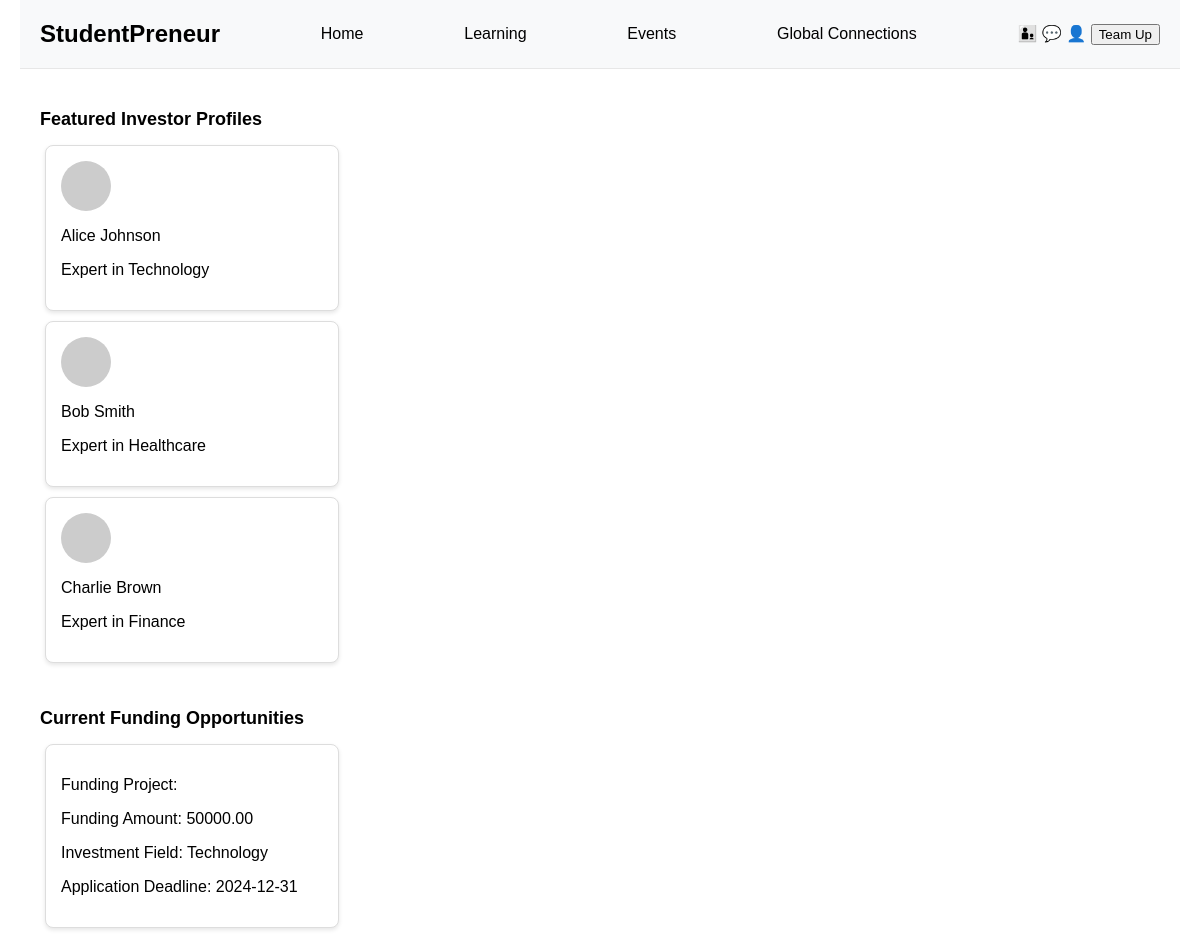
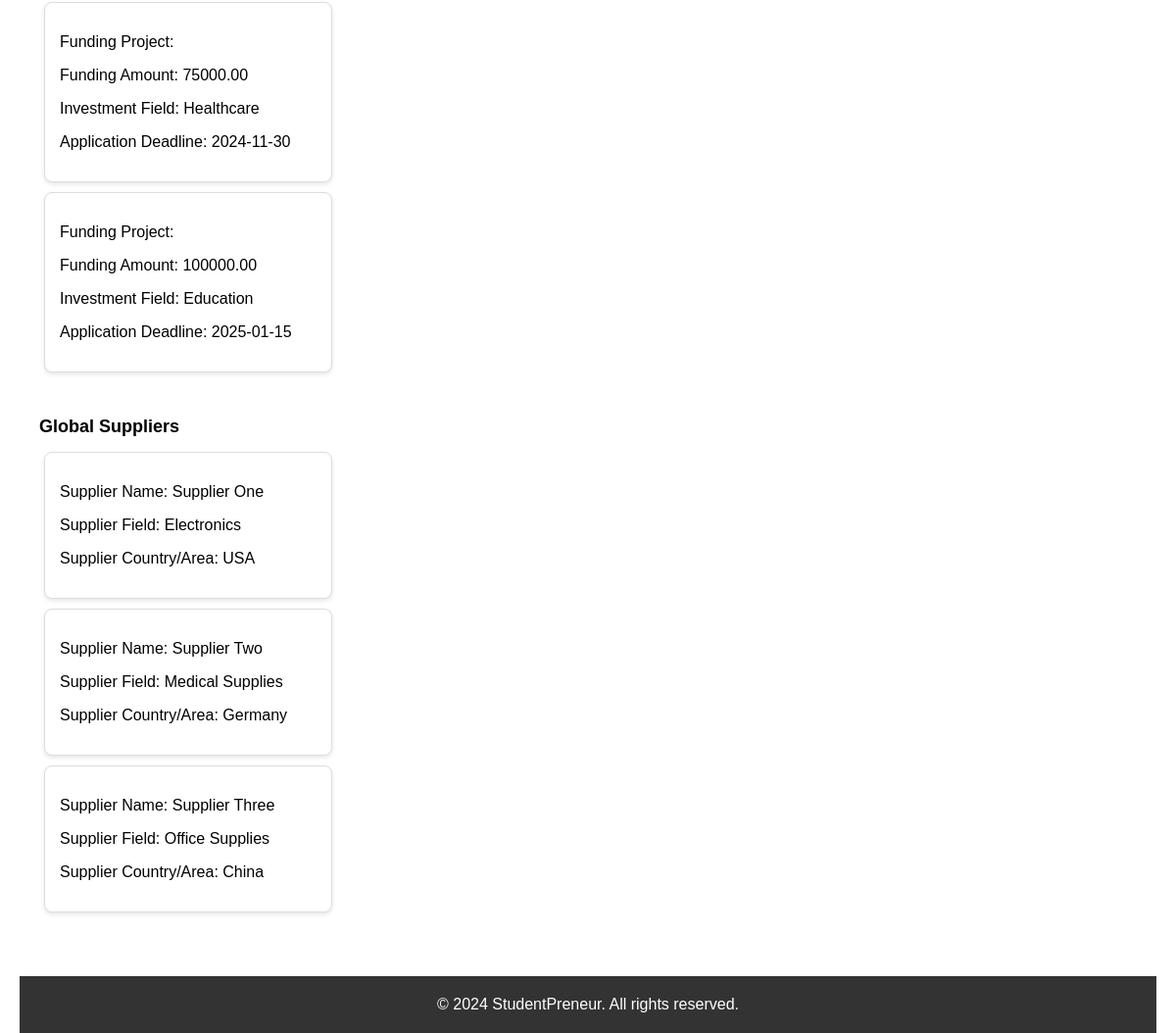
The page /Group5_0720/resource.php on the database its author committed (2 pictures, top to bottom).
### tables this page shows
CREATE TABLE investors (
    id INT AUTO_INCREMENT PRIMARY KEY,
    name VARCHAR(255) NOT NULL,
    field VARCHAR(255) NOT NULL,
    avatar VARCHAR(255) 
);

CREATE TABLE fundings (
    id INT AUTO_INCREMENT PRIMARY KEY,
    amount DECIMAL(10, 2) NOT NULL,
    field VARCHAR(255) NOT NULL,
    deadline DATE NOT NULL
);

CREATE TABLE suppliers (
    id INT AUTO_INCREMENT PRIMARY KEY,
    name VARCHAR(255) NOT NULL,
    field VARCHAR(255) NOT NULL,
    country VARCHAR(255) NOT NULL
);

### Group5_0720/model/investor_db.php (called while the page is built, shortened)
<?php
function get_investors($limit) {
    $db = Database::getDB();
    $query = 'SELECT * FROM investors LIMIT :limit';
    $statement = $db->prepare($query);
    $statement->bindValue(':limit', $limit, PDO::PARAM_INT);
    $statement->execute();
    $investors = $statement->fetchAll();
    return $investors;
}
?>

### Group5_0720/model/funding_db.php (called while the page is built, shortened)
<?php
function get_fundings($limit) {
    $db = Database::getDB();
    $query = 'SELECT * FROM fundings LIMIT :limit';
    $statement = $db->prepare($query);
    $statement->bindValue(':limit', $limit, PDO::PARAM_INT);
    $statement->execute();
    $fundings
 = $statement->fetchAll();
    return $fundings
;
}
?>

### Group5_0720/model/supplier_db.php (called while the page is built, shortened)
<?php
function get_suppliers($limit) {
    $db = Database::getDB();
    $query = 'SELECT * FROM suppliers LIMIT :limit';
    $statement = $db->prepare($query);
    $statement->bindValue(':limit', $limit, PDO::PARAM_INT);
    $statement->execute();
    $suppliers
 = $statement->fetchAll();
    return $suppliers
;
}
?>

### Group5_0720/resource.php (the view, shortened to what this page needs)
<!DOCTYPE html>
<html lang="en">
<head>
    <link rel="stylesheet" href="style5.css" />
</head>
<body>
<?php include 'header.php';
    require('model/investor_db.php');
    require('model/funding_db.php');
    require('model/supplier_db.php');
    $investors = get_investors(3);
    $fundings = get_fundings(3);
    $suppliers = get_suppliers(3);
?>
<section id="app">
        <div class="investor">
            <h2>Featured Investor Profiles</h2>
            <?php foreach ($investors as $investor): ?>
                <div class="investor-profile" key="<?php echo $investor['id']; ?>">
                    <div class="card">
                        <div class="avatar"></div>
                        <p><?php echo htmlspecialchars($investor['name']); ?></p>
                        <p>Expert in <?php echo htmlspecialchars($investor['field']); ?></p>
                    </div>
                </div>
            <?php endforeach; ?>
        </div>
        <div class="funding">
            <h2>Current Funding Opportunities</h2>
            <?php foreach ($fundings as $funding): ?>
                <div class="fundings-profile" key="<?php echo $funding['id']; ?>">
                    <div class="card">
                        <p>Funding Project:</p>
                        <p>Funding Amount: <?php echo htmlspecialchars($funding['amount']); ?></p>
                        <p>Investment Field: <?php echo htmlspecialchars($funding['field']); ?></p>
                        <p>Application Deadline: <?php echo htmlspecialchars($funding['deadline']); ?></p>
                    </div>
                </div>
            <?php endforeach; ?>
        </div>
        <div class="supplier">
            <h2>Global Suppliers</h2>
            <?php foreach ($suppliers as $supplier): ?>
                <div class="supplier-profile" key="<?php echo $supplier['id']; ?>">
                    <div class="card">
                        <p>Supplier Name: <?php echo htmlspecialchars($supplier['name']); ?></p>
                        <p>Supplier Field: <?php echo htmlspecialchars($supplier['field']); ?></p>
                        <p>Supplier Country/Area: <?php echo htmlspecialchars($supplier['country']); ?></p>
                    </div>
                </div>
            <?php endforeach; ?>
        </div>
    </section>
    <?php include 'footer.php'; ?>
</body>
</html>

### Group5_0720/style5.css (style rules this page uses)
body { font-family: Arial, sans-serif; margin: auto 20px; padding: 0; box-sizing: border-box; }
section { padding: 20px; }
h2 { font-size: 24px; margin-bottom: 20px; }
.investor, .funding, .supplier { margin-bottom: 40px; }
.card { background: #fff; border: 1px solid #ddd; border-radius: 8px; padding: 15px; margin: 5px; box-shadow: 0 2px 4px rgba(0, 0, 0, 0.1); width: calc(28% - 20px); box-sizing: border-box; }
.avatar { width: 50px; height: 50px; background: #ccc; border-radius: 50%; margin-bottom: 10px; }
.investor-profile, .fundings-profile, .supplier-profile { display: flex; flex-wrap: wrap; justify-content: space-between; }
h2 { font-size: 18px; margin: 20px 0 10px; }

### rows shown on the page
investors: name "Alice Johnson", field "Technology"
investors: name "Bob Smith", field "Healthcare"
investors: name "Charlie Brown", field "Finance"
fundings: amount "50000.00", field "Technology", deadline "2024-12-31"
fundings: amount "75000.00", field "Healthcare", deadline "2024-11-30"
fundings: amount "100000.00", field "Education", deadline "2025-01-15"
suppliers: name "Supplier One", field "Electronics", country "USA"
suppliers: name "Supplier Two", field "Medical Supplies", country "Germany"
suppliers: name "Supplier Three", field "Office Supplies", country "China"
